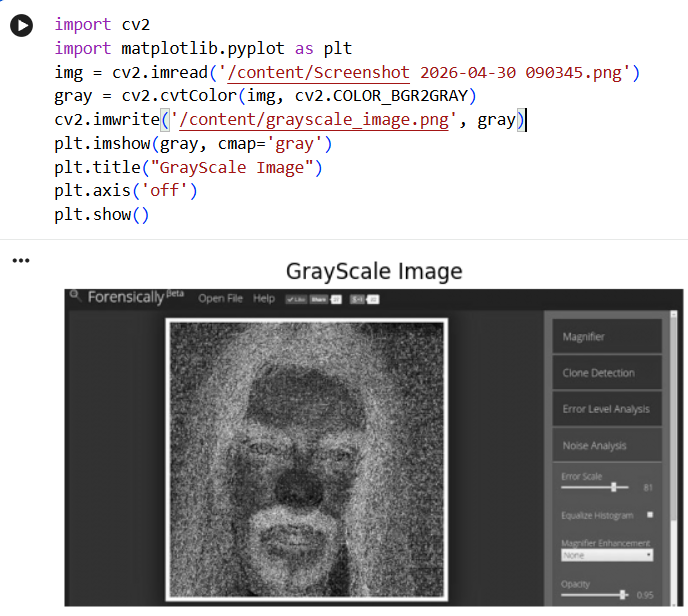
#> input picture exp1.png, 688 x 616 px
$ jupyter execute 'EXP 9.ipynb'
#> lines starting #> are read from the running program, lines starting #| are printed output that depends on the picture
[cell 1]
import cv2
import matplotlib.pyplot as plt
from google.colab import files

# Upload image
file = list(files.upload().keys())[0]
#> the answer given: exp1.png

# Read image
img = cv2.imread(file)
#> img is the input picture: shape (616, 688, 3); mean B, G, R 168.3, 168, 169

# Convert BGR to RGB
img = cv2.cvtColor(img, cv2.COLOR_BGR2RGB)

# Original size
h, w = img.shape[:2]
#> h = 616; w = 688

# Resize images
bigger = cv2.resize(img, (w*2, h*2))
smaller = cv2.resize(img, (w//2, h//2))
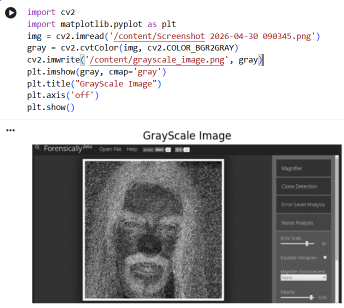
#> smaller: shape (308, 344, 3); mean R, G, B 169.1, 168.1, 168.4

# Display
plt.figure(figsize=(15,8))

# Original
plt.subplot(1,3,1)
plt.title(f"Original\n{w} x {h}")
plt.imshow(img)
plt.axis('off')

# Bigger Image
plt.subplot(1,3,2)
plt.title(f"Bigger Image\n{w*2} x {h*2}")
plt.imshow(bigger)
plt.axis('off')

# Smaller Image
plt.subplot(1,3,3)
plt.title(f"Smaller Image\n{w//2} x {h//2}")
plt.imshow(smaller)
plt.axis('off')

plt.show()
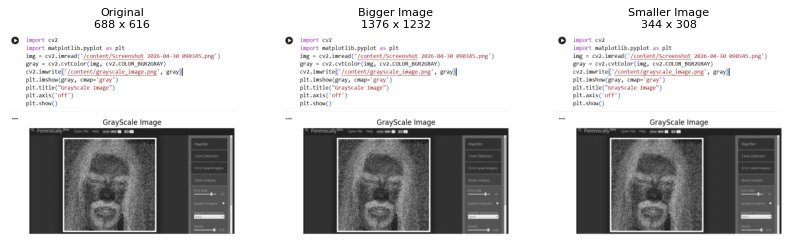
#> figure drawn by matplotlib, 3 panels

# Print sizes clearly
print("Original Size :", w, "x", h)
#| Original Size : 688 x 616
print("Bigger Size   :", w*2, "x", h*2)
#| Bigger Size   : 1376 x 1232
print("Smaller Size  :", w//2, "x", h//2)
#| Smaller Size  : 344 x 308

$ run again, on exp3.png
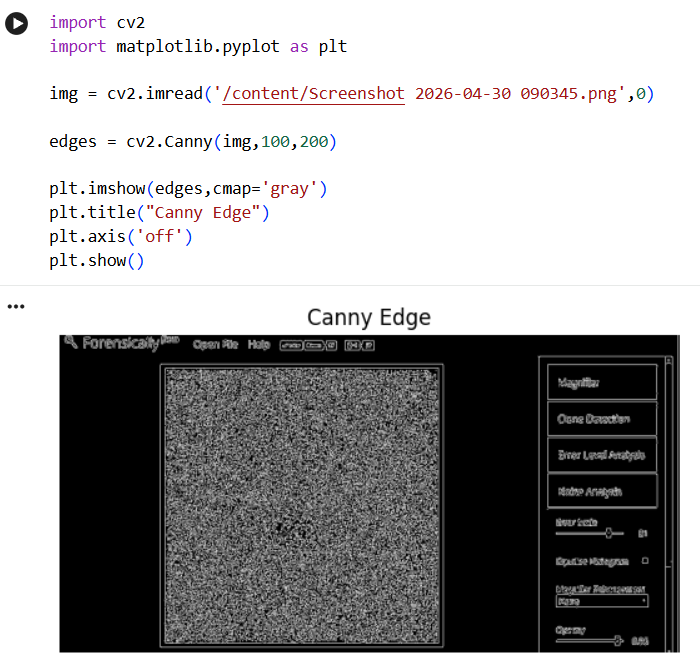
#> input picture exp3.png, 700 x 662 px
#> img is the input picture: shape (662, 700, 3); mean B, G, R 162.3, 162.1, 162.6
#> `smaller = cv2.resize(img, (w//2, h//2))`:
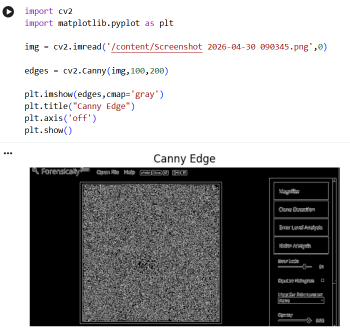
#> smaller: shape (331, 350, 3); mean R, G, B 162.7, 162.1, 162.4
#> `plt.show()`:
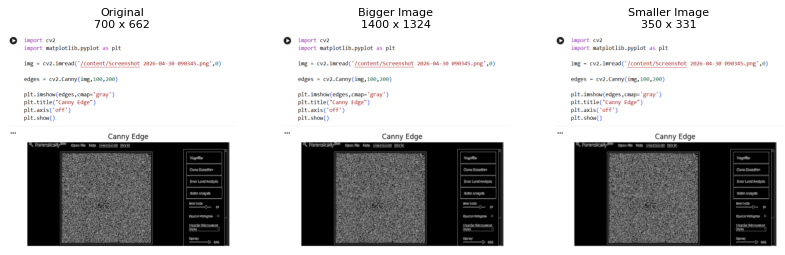
#> figure drawn by matplotlib, 3 panels
#| Original Size : 700 x 662
#| Bigger Size   : 1400 x 1324
#| Smaller Size  : 350 x 331

$ run again, on exp4.png
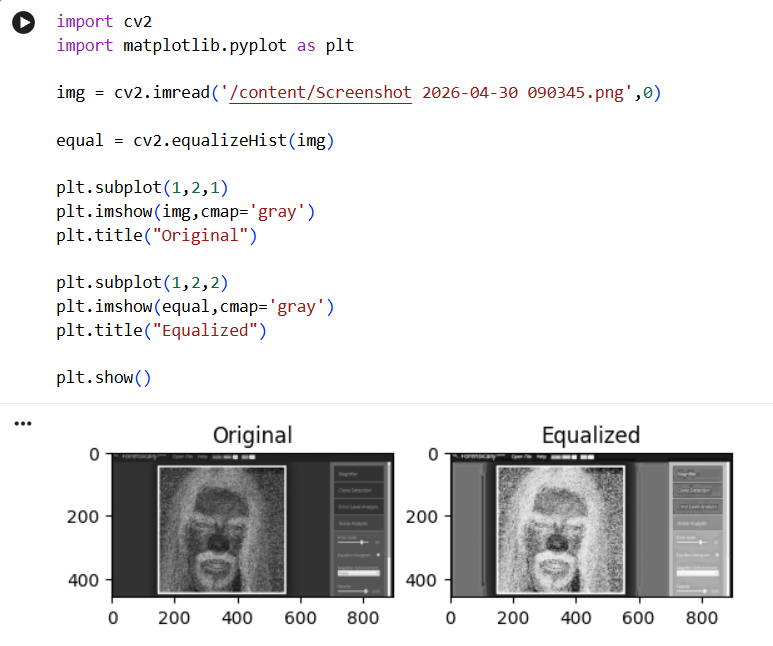
#> input picture exp4.png, 773 x 646 px
#> img is the input picture: shape (646, 773, 3); mean B, G, R 225.2, 224.9, 225.5
#> `smaller = cv2.resize(img, (w//2, h//2))`:
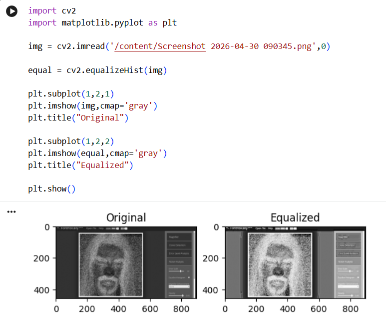
#> smaller: shape (323, 386, 3); mean R, G, B 225.4, 224.8, 225.1
#> `plt.show()`:
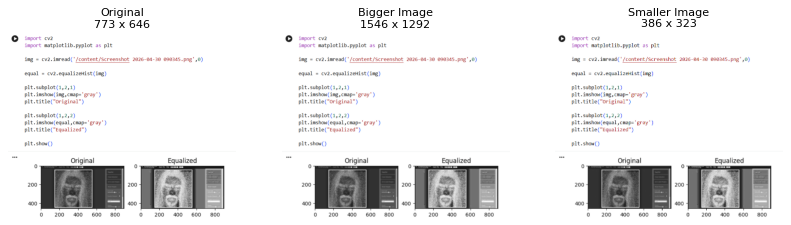
#> figure drawn by matplotlib, 3 panels
#| Original Size : 773 x 646
#| Bigger Size   : 1546 x 1292
#| Smaller Size  : 386 x 323

$ run again, on exp5.png
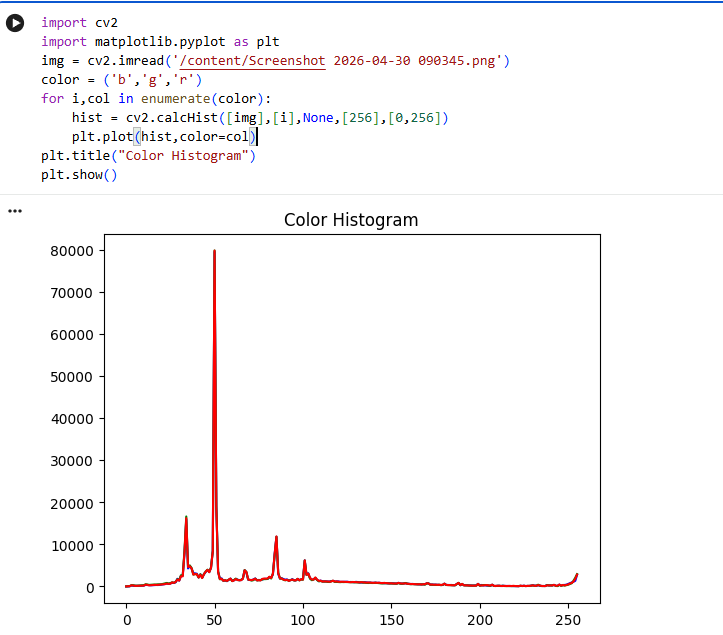
#> input picture exp5.png, 723 x 635 px
#> img is the input picture: shape (635, 723, 3); mean B, G, R 248.6, 248, 249.5
#> `smaller = cv2.resize(img, (w//2, h//2))`:
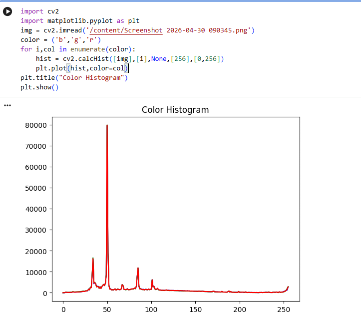
#> smaller: shape (317, 361, 3); mean R, G, B 249.8, 248.3, 248.9
#> `plt.show()`:
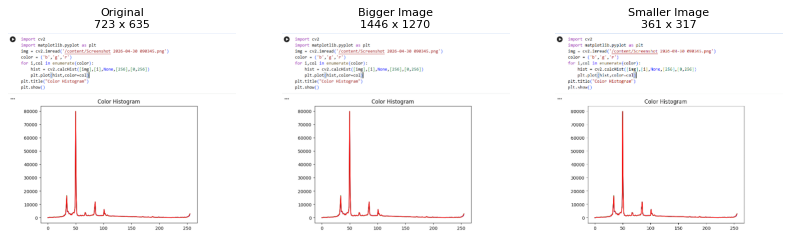
#> figure drawn by matplotlib, 3 panels
#| Original Size : 723 x 635
#| Bigger Size   : 1446 x 1270
#| Smaller Size  : 361 x 317
